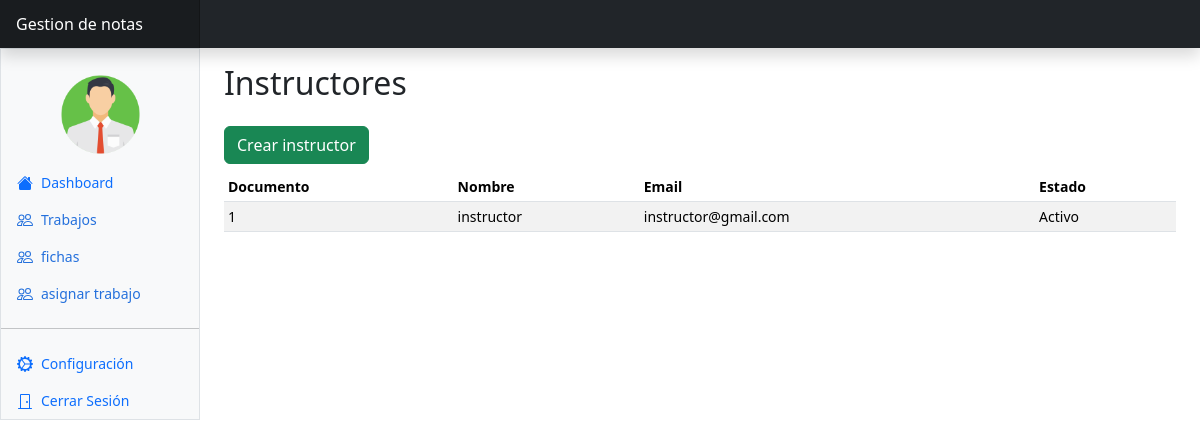
Page /VIEW/instructores.php (signed in) on the earlier database version.
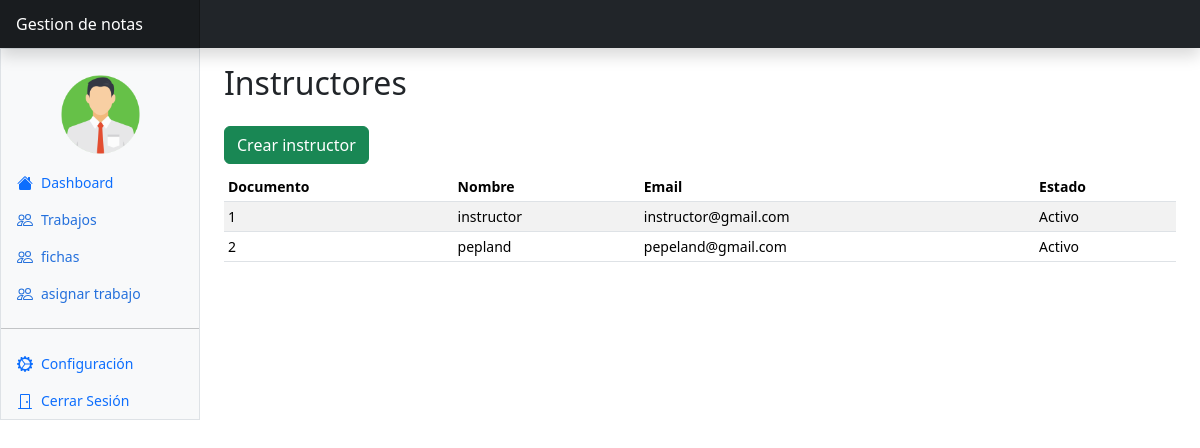
Same page on the later database version.
### tables this page shows
CREATE TABLE `instructores` (
  `id` int(11) NOT NULL,
  `nombre` varchar(100) NOT NULL,
  `email` varchar(200) NOT NULL,
  `password` varchar(200) NOT NULL,
  `estado` varchar(45) NOT NULL,
  `area_id` int(11) NOT NULL
);

### MODEL/model.php (called while the page is built, shortened)
<?php
class MySQL {
    private $ipServidor = "localhost";
    private $usuarioBase = "root";
    private $contrasena = "";
    private $nombreBaseDatos = "gestion_calificacion";
    private $conexion;
    public function conectar() {
        $this->conexion = mysqli_connect($this->ipServidor, $this->usuarioBase, $this->contrasena, $this->nombreBaseDatos);
        mysqli_set_charset($this->conexion, "utf8");
    }
    public function efectuarConsulta($consulta) {
        mysqli_query($this->conexion, "SET NAMES 'utf8'");
        mysqli_query($this->conexion, "SET CHARACTER SET 'utf8'");
        $resultado = mysqli_query($this->conexion, $consulta);
        return $resultado;
    }
}
?>

### VIEW/instructores.php (the view, shortened to what this page needs)
<?php
$rol = $_SESSION["tipoUsuario"];
require_once '../MODEL/model.php';
$mysql = new MySQL();
$mysql->conectar();
if ($rol == 3) {
    $instructores = $mysql->efectuarConsulta("SELECT * FROM instructores JOIN fichas_has_instructores ON
    fichas_has_instructores.instructores_id = instructores.id WHERE fichas_id = $ficha_id");
} else {
    $instructores = $mysql->efectuarConsulta("SELECT * FROM instructores");
}
require_once './layout/header.php';
require_once './layout/nav_bar.php';
?>
<main class="col-md-9 ms-sm-auto col-lg-10 px-md-4">
    <div
        class="d-flex justify-content-between flex-wrap flex-md-nowrap align-items-center pt-3 pb-2 mb-1">
        <h1 class="h2">Instructores</h1>
    </div>
    <div class="my-2">
        <button class="btn btn-success">
            <a class="nav-link" href="./crear_instructores.php"> Crear instructor</a>
        </button>
    </div>
    <div class="table-responsive small">
        <table class="table table-striped table-sm">
            <thead>
                <tr>
                    <th scope="col">Documento</th>
                    <th scope="col">Nombre</th>
                    <th scope="col">Email</th>
                    <th scope="col">Estado</th>
                </tr>
            </thead>
            <tbody>
                <?php while ($fila = $instructores->fetch_assoc()) { ?>
                    <tr>
                        <td> <?php echo $fila['id'] ?> </td>
                        <td> <?php echo $fila['nombre'] ?> </td>
                        <td> <?php echo $fila['email'] ?> </td>
                        <td> <?php echo $fila['estado'] ?> </td>
                    </tr>
                <?php } ?>
            </tbody>
        </table>
    </div>
</main>
<?php
require_once './layout/footer.php';
?>

Differences in the rows shown:
added instructores: id "2", nombre "pepland", email "pepeland@gmail.com", estado "Activo"
